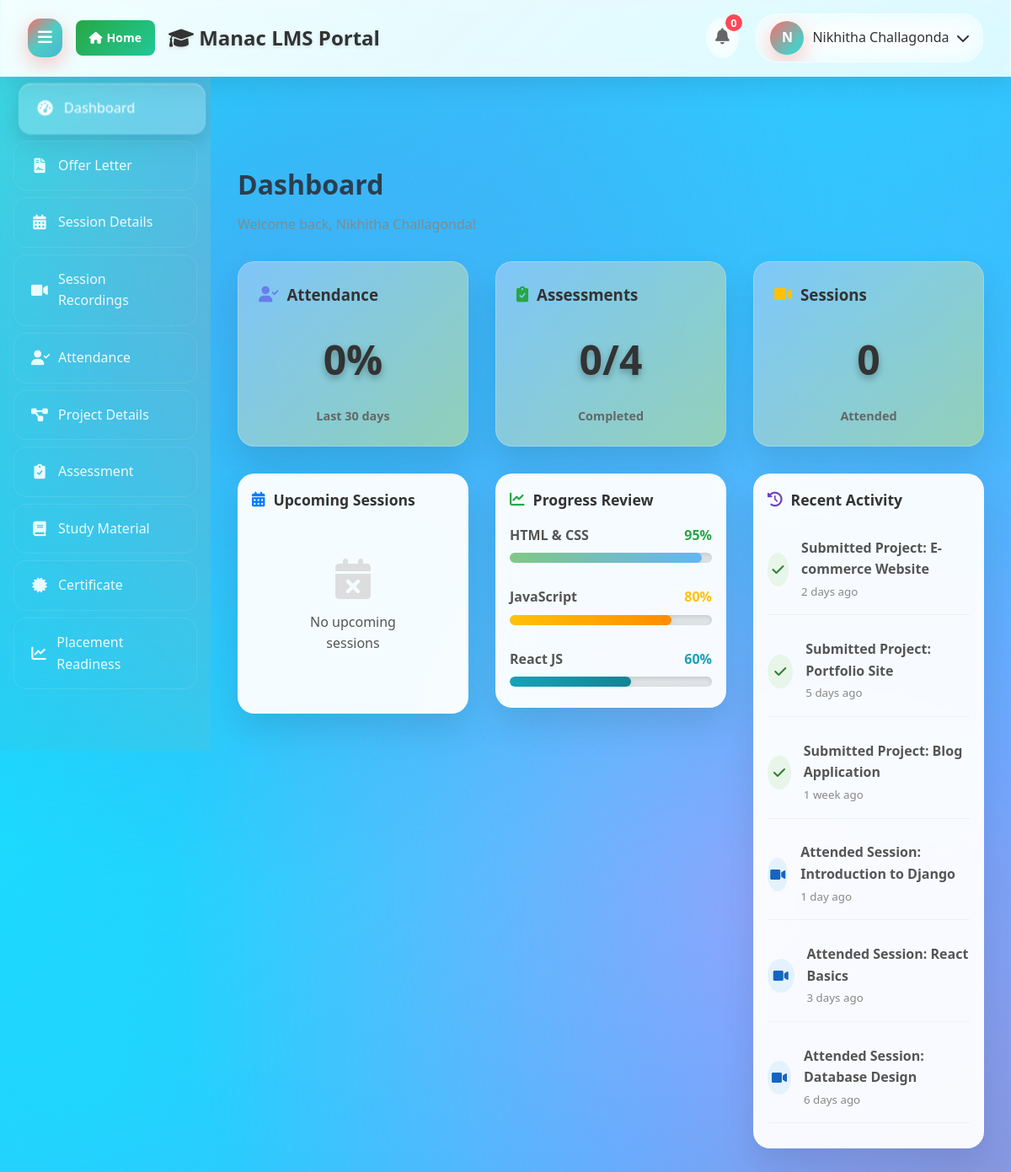
The app's page / (signed in), older data.
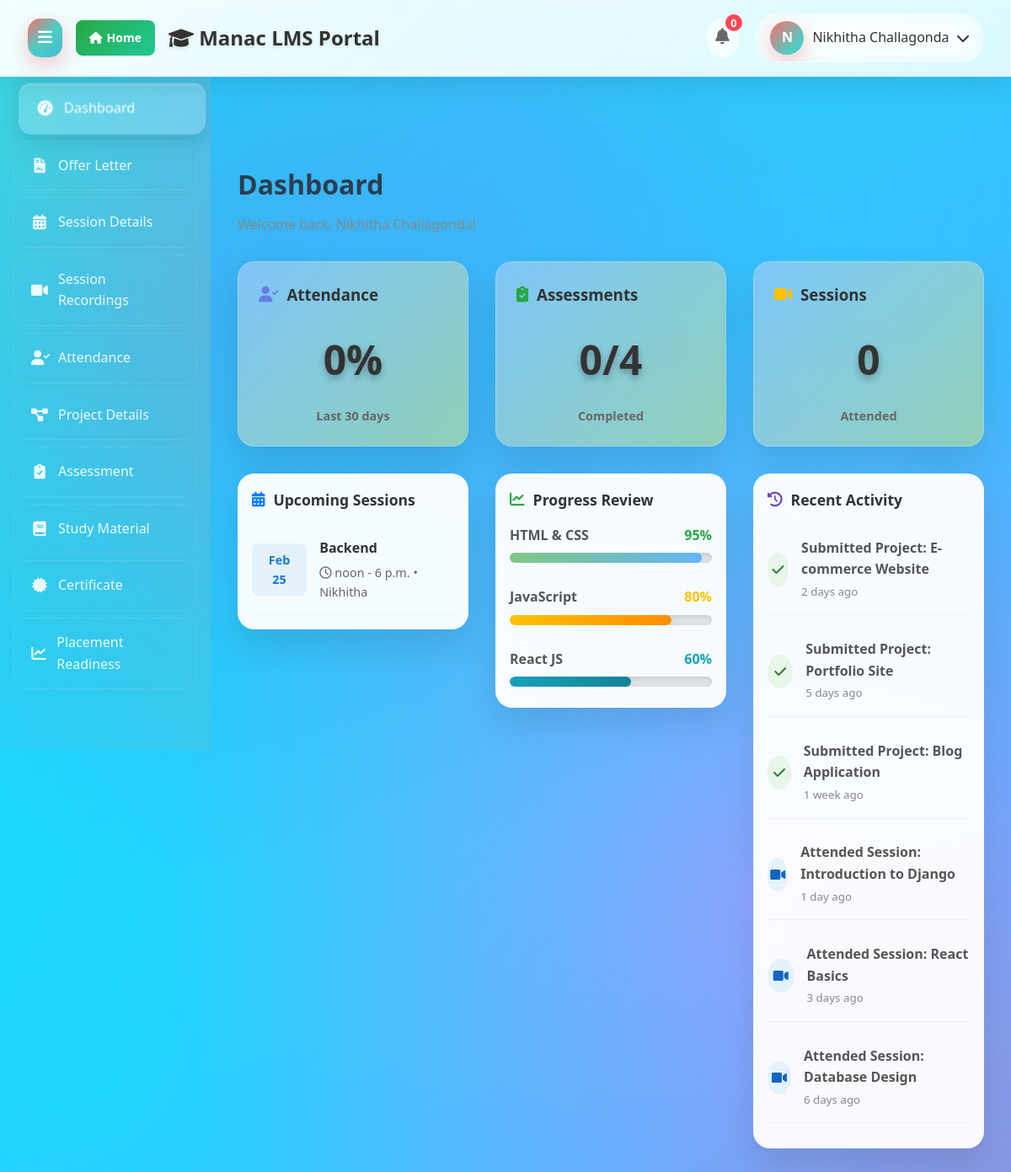
The same page, newer data.
### lms/models.py (models this page shows, shortened)
class Session(models.Model):
    title = models.CharField(max_length=200)
    topic = models.CharField(max_length=200)
    mentor = models.CharField(max_length=100)
    date = models.DateField()
    start_time = models.TimeField()
    end_time = models.TimeField()
    description = models.TextField(blank=True)
    recording_url = models.URLField(blank=True)
    is_completed = models.BooleanField(default=False)
    created_at = models.DateTimeField(default=timezone.now)
    class Meta:
        ordering = ['-date', '-start_time']

### lms/views.py (the view)
# urls.py: path('', views.dashboard, name='dashboard'),
@login_required
def dashboard(request):
    if not request.user.is_authenticated:
        return redirect('lms:login')
    student, created = Student.objects.get_or_create(
        user=request.user,
        defaults={
            'full_name': request.user.get_full_name() or request.user.username,
            'college': 'Default College',
            'branch': 'Computer Science',
            'year': '1st',
            'enrollment_date': timezone.now().date()
        }
    )
    upcoming_sessions = Session.objects.filter(date__gte=timezone.now().date(), is_completed=False).order_by('date', 'start_time')[:3]
    assessments = Assessment.objects.filter(is_active=True)
    student_assessments = StudentAssessment.objects.filter(student=student, assessment__in=assessments)
    attendances = Attendance.objects.filter(student=student)
    total_sessions = attendances.count()
    attended_sessions = attendances.filter(is_present=True).count()
    attendance_percentage = (attended_sessions / total_sessions * 100) if total_sessions > 0 else 0
    total_assessments = assessments.count()
    completed_assessments = student_assessments.filter(is_completed=True).count()
    recent_projects = [
        {'title': 'E-commerce Website', 'submitted_at': timezone.now() - timezone.timedelta(days=2)},
        {'title': 'Portfolio Site', 'submitted_at': timezone.now() - timezone.timedelta(days=5)},
        {'title': 'Blog Application', 'submitted_at': timezone.now() - timezone.timedelta(days=7)},
    ]
    recent_sessions = [
        {'session': {'title': 'Introduction to Django'}, 'marked_at': timezone.now() - timezone.timedelta(days=1)},
        {'session': {'title': 'React Basics'}, 'marked_at': timezone.now() - timezone.timedelta(days=3)},
        {'session': {'title': 'Database Design'}, 'marked_at': timezone.now() - timezone.timedelta(days=6)},
    ]
    context = {
        'student': student,
        'upcoming_sessions': upcoming_sessions,
        'attendance_percentage': round(attendance_percentage, 1),
        'total_sessions': total_sessions,
        'attended_sessions': attended_sessions,
        'total_assessments': total_assessments,
        'completed_assessments': completed_assessments,
        'recent_projects': recent_projects,
        'recent_sessions': recent_sessions,
    }
    return render(request, 'lms/dashboard.html', context)

### lms/templates/lms/dashboard.html (shortened to what the changed rows need)
<!DOCTYPE html>
<html lang="en">
<head>
    <link rel="stylesheet" href="https://cdnjs.cloudflare.com/ajax/libs/font-awesome/6.0.0/css/all.min.css">
</head>
<body>
    <div class="header">
        <div class="header-left">
            <h2><i class="fas fa-graduation-cap"></i> Manac LMS Portal</h2>
        </div>
    </div>
    <div class="container">
        <div class="main-content" id="main-content">
            <div class="content-header">
                <h2>Dashboard</h2>
            </div>
            <div class="content-grid">
                <div class="card small-card">
                    {% if upcoming_sessions %}
                    <div style="display: grid; gap: 15px;">
                        {% for session in upcoming_sessions %}
                        <div style="display: flex; align-items: center; padding: 15px 0; border-bottom: 1px solid #f0f0f0;">
                            <div style="background: #e3f2fd; color: #1976d2; padding: 8px 12px; border-radius: 8px; font-weight: bold; font-size: 0.9em; margin-right: 15px; text-align: center; min-width: 60px;">
                                {{ session.date|date:"M d" }}
                            </div>
                            <div>
                                <h4 style="margin: 0; color: #333; font-size: 16px;">{{ session.title }}</h4>
                                <p style="margin: 5px 0 0; color: #666; font-size: 0.9em;">
                                    <i class="far fa-clock"></i> {{ session.start_time }} - {{ session.end_time }} • {{ session.mentor }}
                                </p>
                            </div>
                        </div>
                        {% endfor %}
                    </div>
                    {% else %}
                    <div style="text-align: center; padding: 40px; color: #666;">
                        <i class="fas fa-calendar-times" style="font-size: 48px; color: #ddd; margin-bottom: 15px;"></i>
                        <p>No upcoming sessions</p>
                    </div>
                    {% endif %}
                </div>
                <div class="card small-card">
                    <ul style="list-style: none; padding: 0;">
                        {% for project in recent_projects %}
                        <li style="padding: 15px 0; border-bottom: 1px solid #f0f0f0; display: flex; align-items: center;">
                            <div style="background: #e8f5e9; color: #2e7d32; width: 40px; height: 40px; border-radius: 50%; display: flex; align-items: center; justify-content: center; margin-right: 15px;">
                                <i class="fas fa-check"></i>
                            </div>
                            <div>
                                <p style="margin: 0; font-weight: 600;">Submitted Project: {{ project.title }}</p>
                                <small style="color: #888;">{{ project.submitted_at|timesince }} ago</small>
                            </div>
                        </li>
                        {% endfor %}
                        {% for session in recent_sessions %}
                        <li style="padding: 15px 0; border-bottom: 1px solid #f0f0f0; display: flex; align-items: center;">
                            <div style="background: #e3f2fd; color: #1565c0; width: 40px; height: 40px; border-radius: 50%; display: flex; align-items: center; justify-content: center; margin-right: 15px;">
                                <i class="fas fa-video"></i>
                            </div>
                            <div>
                                <p style="margin: 0; font-weight: 600;">Attended Session: {{ session.session.title }}</p>
                                <small style="color: #888;">{{ session.marked_at|timesince }} ago</small>
                            </div>
                        </li>
                        {% endfor %}
                    </ul>
                </div>
            </div>
        </div>
    </div>
</body>
</html>

Row changes from the older to the newer data that the page shows:
added Session: date "Feb 25", title "Backend", start_time "noon", end_time "6 p.m.", mentor "Nikhitha"
Text that changed along with them:
text no longer shown: "No upcoming sessions"
